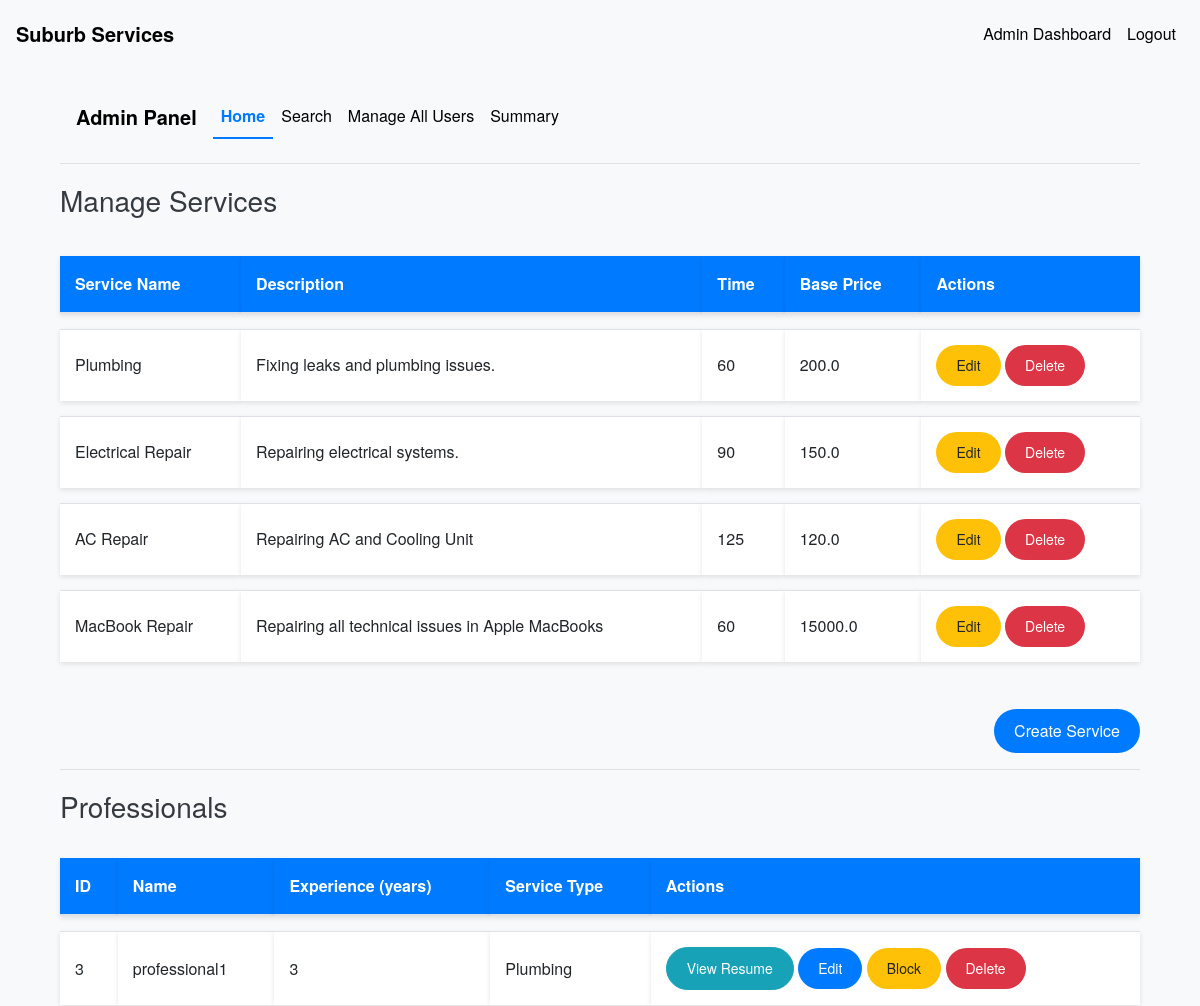
The app's page /admin/dashboard (signed in, upper part), older data.
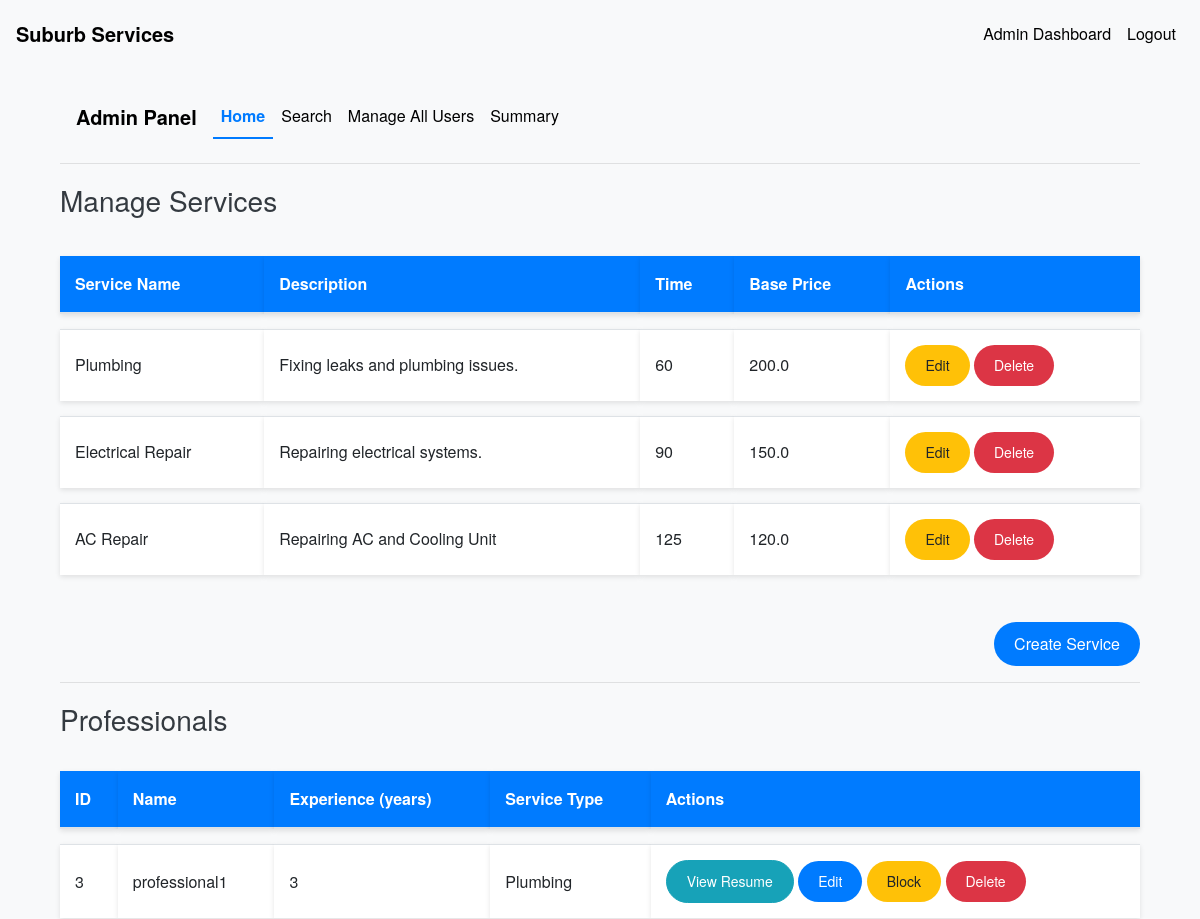
The same page, newer data.
### models.py (models this page shows, shortened)
class Service(db.Model):
    __tablename__ = 'services'
    id = db.Column(db.Integer, nullable =False, primary_key=True)
    name = db.Column(db.String(100), nullable=False)
    base_price = db.Column(db.Float, nullable=False)
    time_required = db.Column(db.Integer, nullable=False)
    description = db.Column(db.Text)

class User(UserMixin, db.Model):
    __tablename__ = 'users'
    id = db.Column(db.Integer, primary_key=True)
    username = db.Column(db.String(100), unique=True, nullable=False)
    password = db.Column(db.String(128), nullable=False)
    role = db.Column(db.String(20), nullable=False)
    is_active = db.Column(db.Boolean, default=True)
    date_created = db.Column(db.DateTime, default=datetime.utcnow)
    date_completed = db.Column(db.DateTime)
    contact_number = db.Column(db.String(15), nullable=True)
    location = db.Column(db.String(255), nullable=True)
    pin_code = db.Column(db.String(10), nullable=True)
    is_approved = db.Column(db.Boolean, default=False)
    service_type = db.Column(db.String(100))
    experience = db.Column(db.Integer)
    resume_filename = db.Column(db.String(200))
    approval_status = db.Column(db.String(50), default='pending')
    customer_service_requests = db.relationship('ServiceRequest', backref='customer', foreign_keys='ServiceRequest.customer_id', lazy='dynamic')
    professional_service_requests = db.relationship('ServiceRequest', backref='professional', foreign_keys='ServiceRequest.professional_id', lazy='dynamic')

### routes.py (the view)
@app.route('/admin/dashboard')
@login_required
def admin_dashboard():
    if current_user.role != 'admin':
        flash('Access denied.')
        return redirect(url_for('index'))
    services = Service.query.all()
    professionals = User.query.filter_by(role='professional').all()
    service_requests = ServiceRequest.query.all()
    pending_professionals = User.query.filter_by(role='professional', approval_status='pending').all()
    rated_service_requests = ServiceRequest.query.filter(ServiceRequest.rating.isnot(None)).all()
    return render_template('admin_dashboard.html', services=services, professionals=professionals, service_requests=service_requests, pending_professionals=pending_professionals, rated_service_requests=rated_service_requests)

### app.py (called while the page is built)
@login_manager.user_loader
def load_user(user_id):
    return User.query.get(int(user_id))

### templates/admin_dashboard.html (shortened to what the changed rows need)
{% extends 'base.html' %}
{% block content %}
<div class="container mt-4">
        <table class="table table-striped mt-4">
            <thead>
                <tr>
                    <th>Service Name</th>
                    <th>Description</th>
                    <th>Time</th>
                    <th>Base Price</th>
                    <th>Actions</th>
                </tr>
            </thead>
            <tbody>
                {% for service in services %}
                <tr>
                    <td>{{ service.name }}</td>
                    <td>{{ service.description }}</td>
                    <td>{{ service.time_required }}</td>
                    <td>{{ service.base_price }}</td>
                    <td>
                        <a href="{{ url_for('edit_service', service_id=service.id) }}" class="btn btn-sm btn-warning">Edit</a>
                        <form action="{{ url_for('delete_service', service_id=service.id) }}" method="POST" style="display:inline;">
                            <button type="submit" class="btn btn-sm btn-danger" onclick="return confirm('Are you sure you want to delete this service?');">Delete</button>
                        </form>
                    </td>
                </tr>
                {% endfor %}
            </tbody>
        </table>
    <table class="table table-striped">
        <thead>
            <tr>
                <th>ID</th>
                <th>Name</th>
                <th>Experience (years)</th>
                <th>Service Type</th>
                <th>Actions</th>
            </tr>
        </thead>
        <tbody>
            {% for professional in professionals %}
            <tr>
                <td>{{ professional.id }}</td>
                <td>{{ professional.username }}</td>
                <td>{{ professional.experience }}</td>
                <td>{{ professional.service_type }}</td>
                <td>
                    {% if professional.resume_filename %}
                    <a href="{{ url_for('view_resume', filename=professional.resume_filename) }}" target="_blank" class="btn btn-sm btn-info">View Resume</a>
                    {% else %}
                    <button class="btn btn-sm btn-secondary" disabled>No Resume</button>
                    {% endif %}
                    <a href="{{ url_for('edit_user', user_id=professional.id) }}" class="btn btn-sm btn-primary">Edit</a>
                    {% if professional.approval_status == 'approved' %}
                    <form action="{{ url_for('block_professional', professional_id=professional.id) }}" method="POST" style="display:inline;">
                        <button type="submit" class="btn btn-sm btn-warning">Block</button>
                    </form>
                    {% elif professional.approval_status == 'blocked' %}
                    <form action="{{ url_for('approve_professional', professional_id=professional.id) }}" method="POST" style="display:inline;">
                        <button type="submit" class="btn btn-sm btn-success">Unblock</button>
                    </form>
                    {% else %}
                    <form action="{{ url_for('approve_professional', professional_id=professional.id) }}" method="POST" style="display:inline;">
                        <button type="submit" class="btn btn-sm btn-success">Approve</button>
                    </form>
                    {% endif %}
                    <form action="{{ url_for('delete_professional', professional_id=professional.id) }}" method="POST" style="display:inline;">
                        <button type="submit" class="btn btn-sm btn-danger"
                            onclick="return confirm('Are you sure you want to delete this professional?');">Delete</button>
                    </form>
                </td>
            </tr>
            {% endfor %}
        </tbody>
    </table>
</div>
{% endblock %}

Row changes from the older to the newer data that the page shows:
removed Service: name "MacBook Repair", description "Repairing all technical issues in Apple MacBooks", time_required "60", base_price "15000.0"
